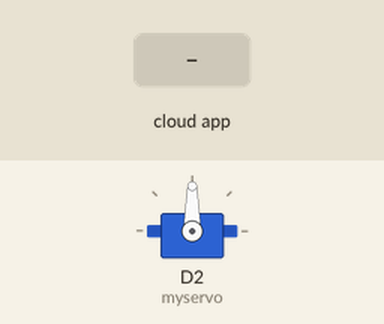
A sketch run on a simulated ESP8266 (NodeMCU). Parts: servo. The inputs (shaded band) are chosen by the test bench. WiFi joins after 1.5 s; servers stay silent unless stated; no MQTT or app messages arrive unless stated; what the sketch prints to the serial monitor is not drawn.

Above: at 2.7 s.
2.8 s: the phone or cloud app sets Blinds to 0
At 3.2 s:
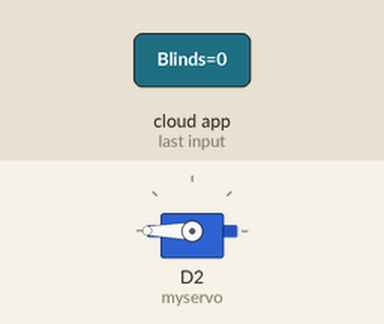
4.3 s: the phone or cloud app sets Blinds to 1
At 6.7 s:
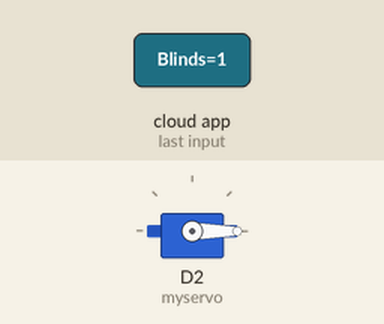
Timing chart, 0 to 8.2 s (numbered marks = the images above; inputs shaded):
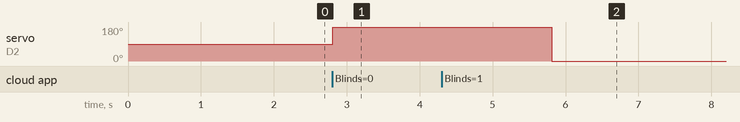

Measured:
- after the input at 2.8 s, servo on D2 (myservo): 90° → 180° at once
- after the input at 4.3 s, servo on D2 (myservo): 180° → 0° after 1.5 s

The sketch:

Blind_Control.ino
```cpp
#include <ESP8266WiFi.h>
#include <Adafruit_MQTT.h>
#include <Adafruit_MQTT_Client.h>
#include <Servo.h>
#include <EEPROM.h>

const char *ssid =  "TELUS2819";     // replace with your wifi ssid and wpa2 key
const char *pass =  "5dbw28zvs4";

WiFiClient client;

#define AIO_SERVER      "io.adafruit.com"
#define AIO_SERVERPORT  1883                                  // use 8883 for SSL
#define AIO_USERNAME    "Nathan_Tham"                         // Replace it with your username
#define AIO_KEY         "aio_bWOn61d3j4LJVnPevGeMZyUQNaT1"    // Replace with your Project Auth Key
#define led D7

Adafruit_MQTT_Client mqtt(&client, AIO_SERVER, AIO_SERVERPORT, AIO_USERNAME, AIO_KEY);


Servo myservo;      // create servo object to control a servo
int blindopen=180;  //120
int blindclosed=0;  //0

Adafruit_MQTT_Subscribe Blindcontrol = Adafruit_MQTT_Subscribe(&mqtt, AIO_USERNAME"/feeds/Blinds");

void MQTT_connect();

void setup()
{
       Serial.begin(9600);
       delay(10);

       Serial.println("Connecting to ");
       Serial.println(ssid);

       WiFi.begin(ssid, pass);
       while (WiFi.status() != WL_CONNECTED)
          {
            delay(500);
            Serial.print(".");
          }
      Serial.println("");
      Serial.println("WiFi connected");

      mqtt.subscribe(&Blindcontrol);

      myservo.attach(D2);  // attaches the servo on pin 9 to the servo object
}

void loop()
{
  MQTT_connect();

  Adafruit_MQTT_Subscribe *subscription;
  while ((subscription = mqtt.readSubscription(20000))) {
    if (subscription == &Blindcontrol) { //onoff
      byte Blindcontrol_state = atoi((char *)Blindcontrol.lastread);
      Serial.println(Blindcontrol_state);

      double Variable=(double)Blindcontrol_state;
      double Variablepos = (Variable/100)*180;  //changes percentage into value
      Serial.println(Variablepos);

      if(Blindcontrol_state == 1)
      {
        myservo.write(blindclosed);
        Serial.println("closed");
        delay(3000);
      }
      else if(Blindcontrol_state == 0)
      {
        myservo.write(blindopen);
        Serial.println("open");
        delay(3000);
      }
      else
      {
        myservo.write(Variablepos);
        delay(3000);
      }
     }
    }
}

void MQTT_connect()
{
  int8_t ret;

  // Stop if already connected.
  if (mqtt.connected()) {
    //Serial.println("Connected");
    return;
  }

  digitalWrite(led,HIGH);
  Serial.print("Connecting to MQTT... ");

  uint8_t retries = 3;

  while ((ret = mqtt.connect()) != 0) { // connect will return 0 for connected
    Serial.println(mqtt.connectErrorString(ret));
    Serial.println("Retrying MQTT connection in 5 seconds...");
    mqtt.disconnect();
    delay(5000);  // wait 5 seconds
    retries--;
    if (retries == 0) {
      // basically die and wait for WDT to reset me
      //while (1);
      Serial.println("Wait 10 min to reconnect");
      delay(600000);
    }
  }
  Serial.println("MQTT Connected!");
  digitalWrite(led,LOW);
}
```
